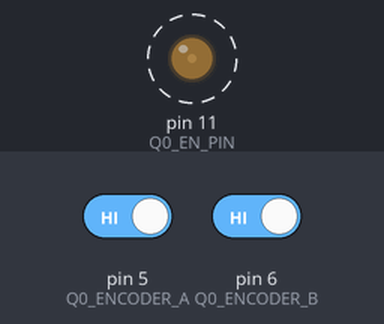
This sketch was run on a simulated Arduino Uno, built with avr-gcc and run on an emulated ATmega328P. Parts: output pins drawn as LEDs (lit = HIGH). Dashed ring = blinking. The inputs (shaded band) are chosen by the test bench; at power-on: pin 5 (Q0_ENCODER_A) HIGH, pin 6 (Q0_ENCODER_B) HIGH. What the sketch prints to the serial monitor is not drawn.

Above: at 0.05 s.
Timing chart, 0 to 3.0 s (numbered marks = the images above):
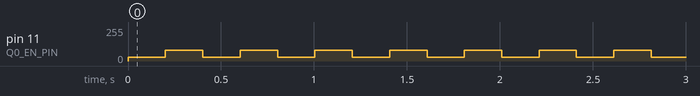

The sketch:

close_loop_PID.ino
```cpp
// This sketch implements a closed loop response for a simple P controller
// This only implements a simple motor
//
// Last edited: 2018-03-07
// Contributor: Muchen He

#include "PinChangeInterrupt.h"

// Parameters
#define PULSE_PER_REV 400           // [*] Pulses per revolution of encoder
#define TEST_STEP_DESIRED_POS 100   // [*] Desired position
#define SERIAL_DELAY 10             // [*] Number of count before serial is sent

// Testing flags (put '_' at the end to turn the flag off)
#define LIMIT_PWM                   // [*]
#define USE_DIGITAL_READ_           // [*]
#define UNIT_SQUARE                 // [*]

// PID Limiter
#ifdef LIMIT_PWM
#define K_MIN 30                    // [*]
#define K_MAX 80                    // [*]
#endif

// Square step response
#ifdef UNIT_SQUARE
#define UNIT_SQUARE_CYCLE_TIME 200  // [*]
#endif

// PID Values
#define P_GAIN 1.6f                 // [*]
#define D_GAIN -42.5f               // [*]
#define I_GAIN 0.0000f              // [*]

// Pins
#define Q0_ENCODER_A 5          // PORTD 5
#define Q0_ENCODER_B 6          // PORTD 6
#define Q0_EN_PIN 11
#define Q0_DIR_A A0             // Using analog pins as digital IO
#define Q0_DIR_B A1

// PWN control
int q0_pwm;

// Encoder and interrupt variables
volatile bool q0_encoderA;
volatile bool q0_encoderB;
volatile int q0_encoder_pos_change;

// Encoder speed
volatile int q0_speed;

// Tracked position
volatile long q0_position;

// Desired position
int q0_desired_pos;

// Error Accumulator
long int q0_accum;

// Serial counter
volatile uint16_t scounter;

// ISR Control flags
volatile boolean output_serial;
volatile boolean control_flag;
#ifdef UNIT_SQUARE
volatile boolean toggle_unit_square;
#endif

// External (pin change) interrupt service routines
void q0_encoderA_ISR() {
    q0_encoderA ^ q0_encoderB ? q0_encoder_pos_change++ : q0_encoder_pos_change--;
    #ifdef USE_DIGITAL_READ
    q0_encoderA = digitalRead(Q0_ENCODER_A);
    #else
    q0_encoderA = PIND & (1 << Q0_ENCODER_A);
    #endif
}

void q0_encoderB_ISR() {
    #ifdef USE_DIGITAL_READ
    q0_encoderB = digitalRead(Q0_ENCODER_B);
    #else
    q0_encoderB  = PIND & (1 << Q0_ENCODER_B);
    #endif
    q0_encoderA ^ q0_encoderB ? q0_encoder_pos_change++ : q0_encoder_pos_change--;
}

// Timer 1 compare ISR
ISR(TIMER1_COMPA_vect) {
    q0_position          += q0_encoder_pos_change;
    q0_speed              = q0_encoder_pos_change;
    q0_encoder_pos_change = 0;

    // Control flag
    control_flag = true;

    // Change flags based on counter value
    if (scounter % SERIAL_DELAY == 0)
        output_serial = true;

    #ifdef UNIT_SQUARE
    if (scounter % UNIT_SQUARE_CYCLE_TIME == 0)
        toggle_unit_square = true;
    #endif

    // Update counter
    scounter++;
}

// Timer1 compare output setup function
inline void init_timer1() {
    // Rest timer 1 control
    TCCR1A = 0;
    TCCR1B = 0;

    // Reset timer 1 value
    TCNT1 = 0;

    // Set output compare value
    // Match value = Clock Freq / Prescaler / Desired Freq
    // 250         = 16 MHz     / 64        / 1000 Hz
    OCR1A = 250;

    // CTC (clear timer on compare match) mode
    TCCR1B |= (1 << WGM12);

    // Set 64 prescaler
    TCCR1B |= (1 << CS10);
    TCCR1B |= (1 << CS11);

    // Enable timer compare interrupt
    TIMSK1 |= (1 << OCIE1A);
}

void setup() {
    // Reset values
    q0_encoderA           = false;
    q0_encoderB           = false;
    control_flag          = false;
    q0_encoder_pos_change = 0;
    q0_speed              = 0;
    q0_desired_pos        = TEST_STEP_DESIRED_POS;
    q0_accum              = 0;

    scounter = 0;
    output_serial = false;

    #ifdef UNIT_SQUARE
    toggle_unit_square = false;
    #endif

    // Set encoder input interrupts
    pinMode(Q0_ENCODER_A, INPUT);
    pinMode(Q0_ENCODER_B, INPUT);
    attachPCINT(digitalPinToPCINT(Q0_ENCODER_A), q0_encoderA_ISR, CHANGE);
    attachPCINT(digitalPinToPCINT(Q0_ENCODER_B), q0_encoderB_ISR, CHANGE);

    #ifdef Q0_USING_CURRENT_DRIVER
    pinMode(Q0_EN_PIN, OUTPUT);
    #endif

    // Initiate timer 1
    init_timer1();

    // Enable all interrupts
    interrupts();

    // Serial
    Serial.begin(9600);
}

void loop() {

    // Compute control PWM
    if (control_flag) {
        control_flag = false;

        // Integrate position error
        q0_accum += (q0_desired_pos - q0_position);

        // Compute PWM
        q0_pwm  = int(P_GAIN * (q0_desired_pos - q0_position));
        q0_pwm += D_GAIN * q0_speed;
        q0_pwm += I_GAIN * q0_accum;

        // Set direction and abs PWM
        digitalWrite(Q0_DIR_A, q0_pwm > 0);
        digitalWrite(Q0_DIR_B, q0_pwm < 0);
        q0_pwm = abs(q0_pwm);

        // Limit PWM
        #ifdef LIMIT_PWM
        q0_pwm = constrain(q0_pwm, K_MIN, K_MAX);
        #endif

        // Send PWM output
        analogWrite(Q0_EN_PIN, q0_pwm);
    }

    // Send to Serial when output flag is enabled
    if (output_serial) {
        Serial.println(q0_position, DEC);
        output_serial = false;
    }

    // Change desired position when its corresponding flag is enabled
    #ifdef UNIT_SQUARE
    if (toggle_unit_square) {
        q0_accum = 0;
        if (q0_desired_pos != 0) {
            q0_desired_pos = 0;
        } else {
            q0_desired_pos = TEST_STEP_DESIRED_POS;
        }
        toggle_unit_square = false;
    }
    #endif
}
```

Measured:
- by itself, pin 11 (Q0_EN_PIN): alternates 80/255 for 0.20 s and 30/255 for 0.20 s
